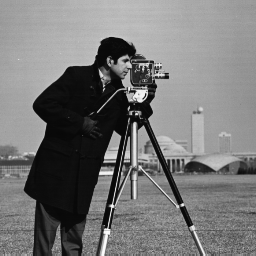
%> input picture lab04/images/cameraman.tif, 256 x 256 px
$ octave ex4.m   (GNU Octave 9; MATLAB toolbox functions it lacks are replaced by stand-ins)
%> lines starting %> are read from the running program, lines starting %| are printed output that depends on the picture
im1 = im2double(imread('images/cameraman.tif'));
%> im1: size 256x256 double; min 0.0275, max 0.992, mean 0.466
im2 = im2double(imread('images/newborn.tif'));
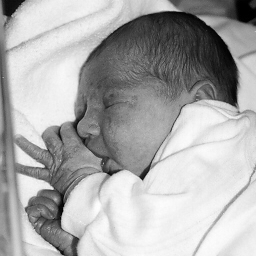
%> input picture lab04/images/newborn.tif, 256 x 256 px
%> im2: size 256x256 double; min 0, max 0.996, mean 0.673

im1_ft = fftshift(fft2(im1));
im2_ft = fftshift(fft2(im2));

mag1 = abs(im1_ft); phase1 = angle(im1_ft);
%> after `phase1 = angle(im1_ft)`:
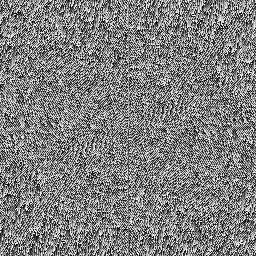
%> phase1: size 256x256 double; min -3.14, max 3.14, mean 9.59e-05; drawn with min black and max white
mag2 = abs(im2_ft); phase2 = angle(im2_ft);
%> after `phase2 = angle(im2_ft)`:
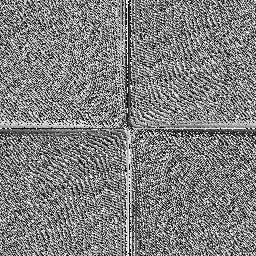
%> phase2: size 256x256 double; min -3.14, max 3.14, mean 9.59e-05; mean of the top-left, top-right, bottom-left and bottom-right quarters 0.142, 0.0305, -0.0648, -0.107; drawn with min black and max white

%Swap mag and phase in freq domain
m1p2_f = mag1.*exp(1i*phase2);
m2p1_f = mag2.*exp(1i*phase1);

% Reverse FFT
m1p2_im = ifft2(m1p2_f);
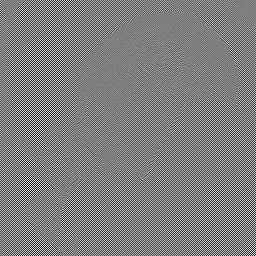
%> m1p2_im: size 256x256 double; min -1.18, max 1.19, mean 1.97e-05; drawn with min black and max white
m2p1_im = ifft2(m2p1_f);
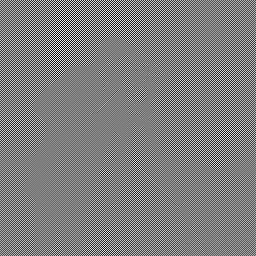
%> m2p1_im: size 256x256 double; min -1.45, max 1.47, mean 7.9e-05; drawn with min black and max white

% Draw Images
figure,
subplot(3,3,1);
imshow(im1); title('Image #1');
subplot(3,3,2);
imshow(mag1); title('Image #1 Mag')
subplot(3,3,3);
imshow(phase1); title('Image #1 Phase')
subplot(3,3,4);
imshow(im2); title('Image #2');
subplot(3,3,5);
imshow(mag2); title('Image #2 Mag')
subplot(3,3,6);
imshow(phase2); title('Image #2 Phase')

subplot(3,3,7);
imshow(m1p2_im); title('Image #1 Mag  #2 Phase')
%> after `imshow(m1p2_im)`:
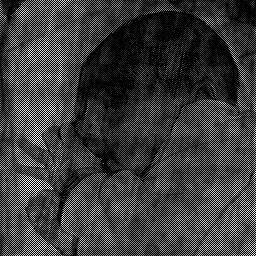
%> displayed picture: size 256x256, on the screen's scale of 0 to 255; min 0, max 255, mean 60.1

subplot(3,3,9);
imshow(m2p1_im); title('Image #2 Mag #1 Phase')
%> after `imshow(m2p1_im)`:
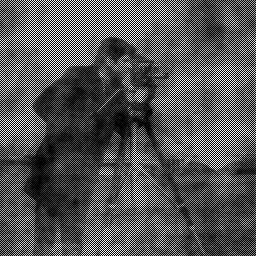
%> displayed picture: size 256x256, on the screen's scale of 0 to 255; min 0, max 255, mean 84.1
